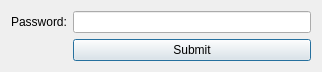
<?xml version="1.0" encoding="UTF-8"?>
<ui version="4.0">
 <class>Dialog</class>
 <widget class="QDialog" name="Dialog">
  <property name="geometry">
   <rect>
    <x>0</x>
    <y>0</y>
    <width>322</width>
    <height>67</height>
   </rect>
  </property>
  <property name="windowTitle">
   <string>Enter Password</string>
  </property>
  <layout class="QFormLayout" name="formLayout">
   <item row="0" column="0">
    <widget class="QLabel" name="label">
     <property name="text">
      <string>Password:</string>
     </property>
    </widget>
   </item>
   <item row="0" column="1">
    <widget class="QLineEdit" name="lineEdit">
     <property name="inputMask">
      <string notr="true"/>
     </property>
     <property name="text">
      <string/>
     </property>
     <property name="maxLength">
      <number>50</number>
     </property>
     <property name="echoMode">
      <enum>QLineEdit::Password</enum>
     </property>
     <property name="clearButtonEnabled">
      <bool>false</bool>
     </property>
    </widget>
   </item>
   <item row="1" column="1">
    <widget class="QPushButton" name="submitButton">
     <property name="text">
      <string>Submit</string>
     </property>
    </widget>
   </item>
  </layout>
 </widget>
 <resources/>
 <connections/>
</ui>
